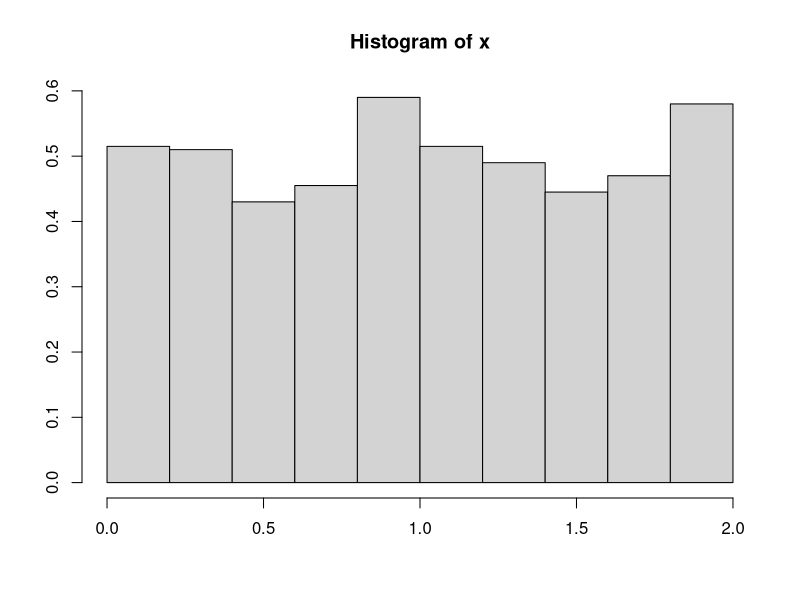
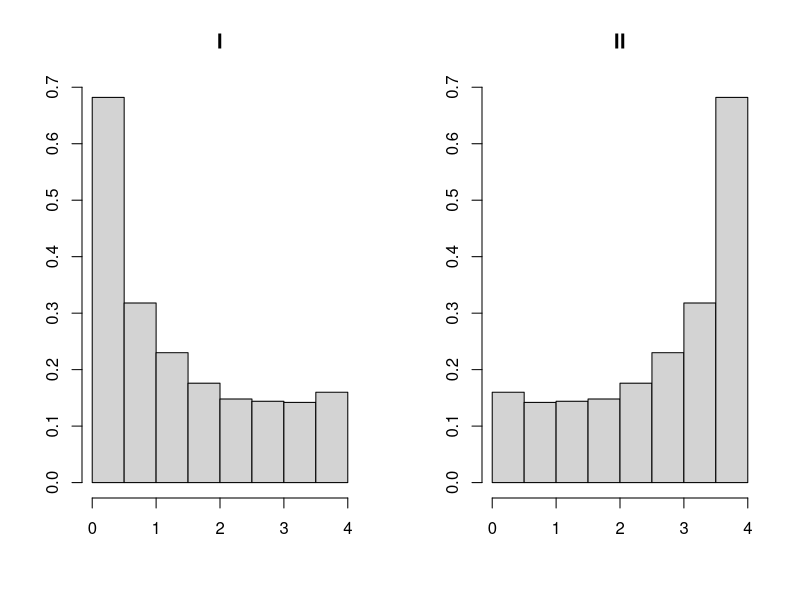

Here is the R script that generated these plots, in order:
set.seed(35235)
x = runif(1000,0,2)
hist(x,prob=T,xlab='',ylab='')
opar=par(mfrow=c(1,2))
hist(x*x,prob=T,xlab='',ylab='',main="I")
hist(4-x*x,prob=T,xlab='',ylab='',main="II")
par(opar)
